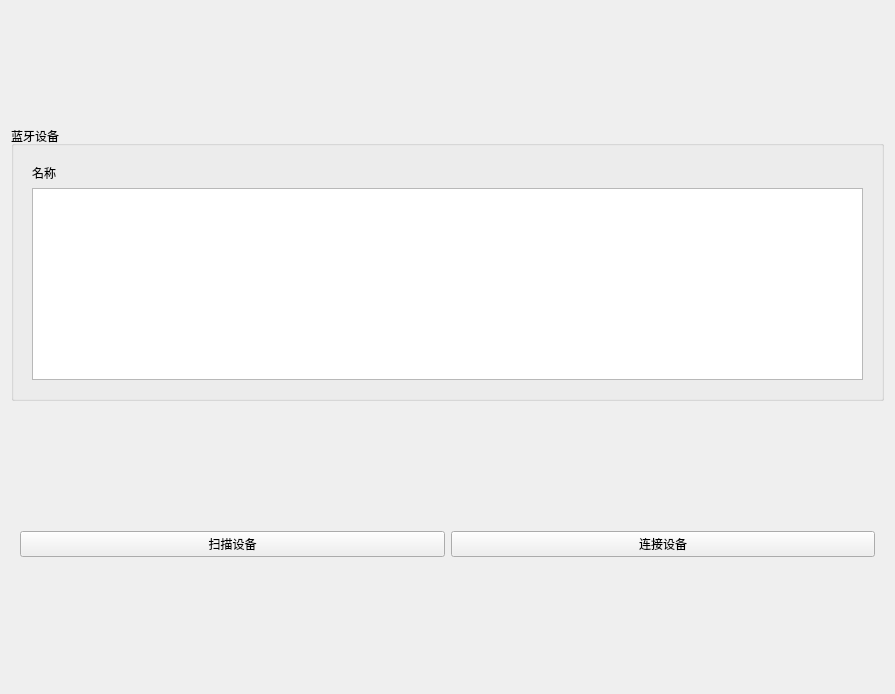
<?xml version="1.0" encoding="UTF-8"?>
<ui version="4.0">
 <class>Widget</class>
 <widget class="QWidget" name="Widget">
  <property name="geometry">
   <rect>
    <x>0</x>
    <y>0</y>
    <width>895</width>
    <height>694</height>
   </rect>
  </property>
  <property name="windowTitle">
   <string>Widget</string>
  </property>
  <layout class="QGridLayout" name="gridLayout_7">
   <item row="1" column="0">
    <widget class="QWidget" name="widget" native="true">
     <property name="sizePolicy">
      <sizepolicy hsizetype="Preferred" vsizetype="Fixed">
       <horstretch>0</horstretch>
       <verstretch>0</verstretch>
      </sizepolicy>
     </property>
     <layout class="QHBoxLayout" name="horizontalLayout">
      <item>
       <widget class="QPushButton" name="scan_btn">
        <property name="sizePolicy">
         <sizepolicy hsizetype="Minimum" vsizetype="Expanding">
          <horstretch>0</horstretch>
          <verstretch>0</verstretch>
         </sizepolicy>
        </property>
        <property name="text">
         <string>扫描设备</string>
        </property>
       </widget>
      </item>
      <item>
       <widget class="QPushButton" name="pushButton_connect">
        <property name="sizePolicy">
         <sizepolicy hsizetype="Minimum" vsizetype="Expanding">
          <horstretch>0</horstretch>
          <verstretch>0</verstretch>
         </sizepolicy>
        </property>
        <property name="text">
         <string>连接设备</string>
        </property>
       </widget>
      </item>
     </layout>
    </widget>
   </item>
   <item row="0" column="0">
    <widget class="QGroupBox" name="groupBox">
     <property name="sizePolicy">
      <sizepolicy hsizetype="Preferred" vsizetype="Fixed">
       <horstretch>0</horstretch>
       <verstretch>0</verstretch>
      </sizepolicy>
     </property>
     <property name="title">
      <string>蓝牙设备</string>
     </property>
     <layout class="QHBoxLayout" name="horizontalLayout_2">
      <item>
       <widget class="QWidget" name="widget_3" native="true">
        <layout class="QGridLayout" name="gridLayout_4">
         <property name="leftMargin">
          <number>9</number>
         </property>
         <item row="0" column="0">
          <widget class="QLabel" name="label">
           <property name="text">
            <string>名称</string>
           </property>
          </widget>
         </item>
         <item row="1" column="0">
          <widget class="QListWidget" name="listWidgetBleName"/>
         </item>
        </layout>
       </widget>
      </item>
     </layout>
    </widget>
   </item>
  </layout>
 </widget>
 <resources/>
 <connections/>
</ui>
